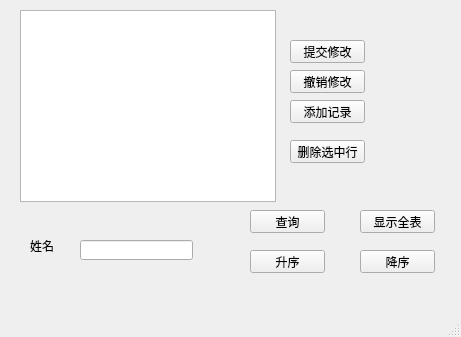
<?xml version="1.0" encoding="UTF-8"?>
<ui version="4.0">
 <class>student_MainWindow</class>
 <widget class="QMainWindow" name="student_MainWindow">
  <property name="geometry">
   <rect>
    <x>0</x>
    <y>0</y>
    <width>461</width>
    <height>337</height>
   </rect>
  </property>
  <property name="windowTitle">
   <string>MainWindow</string>
  </property>
  <widget class="QWidget" name="centralwidget">
   <widget class="QPushButton" name="pushButton">
    <property name="geometry">
     <rect>
      <x>290</x>
      <y>40</y>
      <width>75</width>
      <height>23</height>
     </rect>
    </property>
    <property name="text">
     <string>提交修改</string>
    </property>
   </widget>
   <widget class="QPushButton" name="pushButton_2">
    <property name="geometry">
     <rect>
      <x>290</x>
      <y>70</y>
      <width>75</width>
      <height>23</height>
     </rect>
    </property>
    <property name="text">
     <string>撤销修改</string>
    </property>
   </widget>
   <widget class="QPushButton" name="pushButton_3">
    <property name="geometry">
     <rect>
      <x>290</x>
      <y>100</y>
      <width>75</width>
      <height>23</height>
     </rect>
    </property>
    <property name="text">
     <string>添加记录</string>
    </property>
   </widget>
   <widget class="QPushButton" name="pushButton_4">
    <property name="geometry">
     <rect>
      <x>290</x>
      <y>140</y>
      <width>75</width>
      <height>23</height>
     </rect>
    </property>
    <property name="text">
     <string>删除选中行</string>
    </property>
   </widget>
   <widget class="QLabel" name="label">
    <property name="geometry">
     <rect>
      <x>30</x>
      <y>240</y>
      <width>54</width>
      <height>12</height>
     </rect>
    </property>
    <property name="text">
     <string>姓名</string>
    </property>
   </widget>
   <widget class="QLineEdit" name="lineEdit">
    <property name="geometry">
     <rect>
      <x>80</x>
      <y>240</y>
      <width>113</width>
      <height>20</height>
     </rect>
    </property>
   </widget>
   <widget class="QPushButton" name="pushButton_5">
    <property name="geometry">
     <rect>
      <x>250</x>
      <y>210</y>
      <width>75</width>
      <height>23</height>
     </rect>
    </property>
    <property name="text">
     <string>查询</string>
    </property>
   </widget>
   <widget class="QPushButton" name="pushButton_6">
    <property name="geometry">
     <rect>
      <x>360</x>
      <y>210</y>
      <width>75</width>
      <height>23</height>
     </rect>
    </property>
    <property name="text">
     <string>显示全表</string>
    </property>
   </widget>
   <widget class="QPushButton" name="pushButton_7">
    <property name="geometry">
     <rect>
      <x>250</x>
      <y>250</y>
      <width>75</width>
      <height>23</height>
     </rect>
    </property>
    <property name="text">
     <string>升序</string>
    </property>
   </widget>
   <widget class="QPushButton" name="pushButton_8">
    <property name="geometry">
     <rect>
      <x>360</x>
      <y>250</y>
      <width>75</width>
      <height>23</height>
     </rect>
    </property>
    <property name="text">
     <string>降序</string>
    </property>
   </widget>
   <widget class="QTableView" name="tableView">
    <property name="geometry">
     <rect>
      <x>20</x>
      <y>10</y>
      <width>256</width>
      <height>192</height>
     </rect>
    </property>
   </widget>
  </widget>
  <widget class="QMenuBar" name="menubar">
   <property name="geometry">
    <rect>
     <x>0</x>
     <y>0</y>
     <width>461</width>
     <height>23</height>
    </rect>
   </property>
  </widget>
  <widget class="QStatusBar" name="statusbar"/>
 </widget>
 <resources/>
 <connections/>
</ui>
